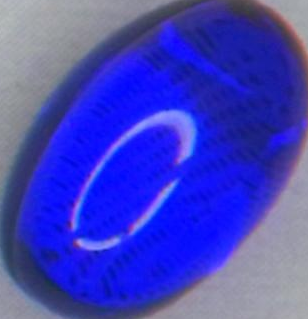
#> input picture notebooks/individual_pills_transparent/pill_1.png, 308 x 319 px, given in place of multiple_pill test.jpg, which was not available
$ jupyter execute image_segmentation.ipynb   (text cells are left out)
#> lines starting #> are read from the running program, lines starting #| are printed output that depends on the picture; after the words box and inside, x2 and y2 are one past the last pixel; in counts of white or black regions, pixels touching at a corner belong together; pictures that were not available may be replaced by others from this repository, and a replacement may not be noted
[cell 1]
import cv2
import os
import numpy as np
import matplotlib.pyplot as plt
from google.colab.patches import cv2_imshow

[cell 2]
img = cv2.imread("/content/multiple_pill test.jpg")
#> img is the input picture: shape (319, 308, 3); mean B, G, R 189.6, 67.4, 66.6
img = cv2.cvtColor(img, cv2.COLOR_BGR2RGB)

plt.figure(figsize=(5,5))
plt.imshow(img)
plt.axis(False)
plt.show()

[cell 3]
hsv = cv2.cvtColor(img, cv2.COLOR_BGR2HSV)
#> hsv: shape (319, 308, 3); mean H, S, V 47.8, 155.8, 189.9
s = hsv[:,:,1]
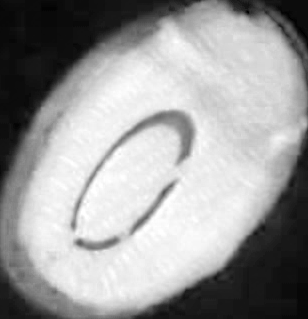
#> s: shape (319, 308); min 0, max 255, mean 155.8
v = hsv[:,:,2]
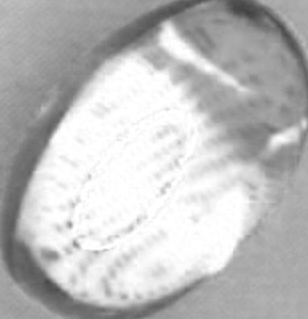
#> v: shape (319, 308); min 62, max 255, mean 189.9

fig,axs = plt.subplots(1,2, figsize=(10,10))
axs[0].imshow(s, cmap="gray")
axs[1].imshow(v, cmap="gray")
axs[0].axis(False)
axs[1].axis(False)
plt.show()
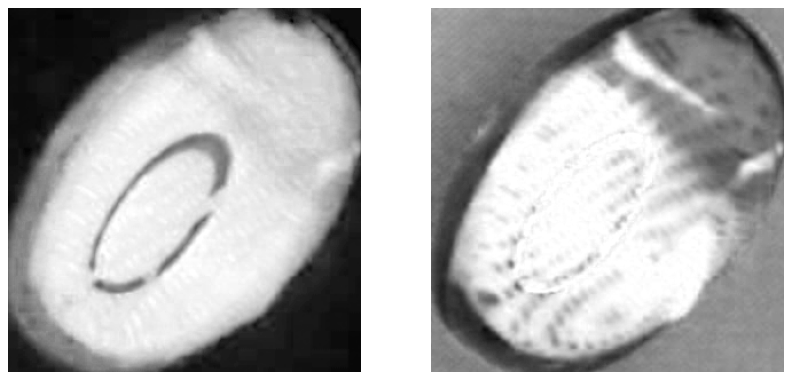
#> figure drawn by matplotlib, 2 panels

[cell 4]
s_blur = cv2.GaussianBlur(s, (5,5), 0)
_, thresh1 = cv2.threshold(s_blur,0,255,cv2.THRESH_BINARY+cv2.THRESH_OTSU)
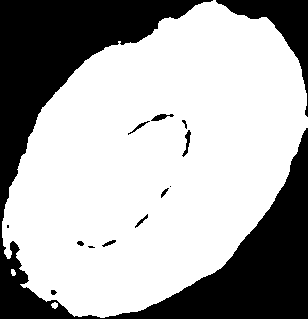
#> thresh1: shape (319, 308); 67.3% white; 14 black regions (3 under 20 px), largest, box (x1, y1, x2, y2) and area: (0, 0, 308, 319) 29074, (216, 0, 308, 117) 2642, (182, 130, 191, 157) 88
thresh2 = cv2.threshold(s_blur, 25, 255, cv2.THRESH_BINARY)[1]
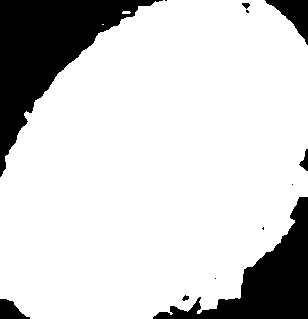
#> thresh2: shape (319, 308); 81.9% white; 12 black regions (5 under 20 px), largest, box (x1, y1, x2, y2) and area: (0, 0, 163, 177) 10120, (153, 197, 308, 319) 6321, (265, 0, 308, 45) 846

thresh = cv2.bitwise_and(thresh1, thresh2)
cv2_imshow(thresh)

[cell 5]
kernel = cv2.getStructuringElement(cv2.MORPH_ELLIPSE, (7,7))
thresh = cv2.morphologyEx(thresh, cv2.MORPH_CLOSE, kernel, iterations=3)
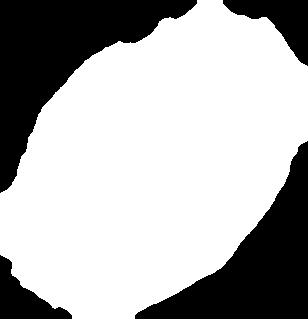
#> thresh: shape (319, 308); 69.1% white; 4 black regions, box (x1, y1, x2, y2) and area: (0, 0, 197, 193) 14066, (135, 141, 308, 319) 11891, (223, 0, 308, 66) 2431, (0, 255, 72, 319) 2013
thresh = cv2.morphologyEx(thresh, cv2.MORPH_OPEN, kernel, iterations=2)
#> thresh: shape (319, 308); 69% white; 4 black regions

fig, axs = plt.subplots(1,2, figsize=(10,10))
axs[0].imshow(s_blur, cmap="gray")
axs[1].imshow(thresh, cmap="gray")
axs[0].axis(False)
axs[1].axis(False)
plt.show()

[cell 6]
contours, _ = cv2.findContours(thresh, cv2.RETR_EXTERNAL, cv2.CHAIN_APPROX_SIMPLE)
#> contours = 1 contour; box (x1, y1, x2, y2) and area: (0, 0, 308, 319) 67384
mask = np.zeros(thresh.shape, dtype=np.uint8)

print(len(contours))
#| 1

[cell 7]
min_area = 300

valid_contours =[]
for cnt in contours:
    area = cv2.contourArea(cnt)
    if area > min_area:
        perimeter = cv2.arcLength(cnt, True)
        if perimeter > 0:
            circularity = 4 * np.pi * area / (perimeter ** 2)
            if circularity > 0.3:
                valid_contours.append(cnt)
                cv2.drawContours(mask, [cnt], -1, 255, thickness=cv2.FILLED)
#> this loop made 1 pass
#> (area, perimeter, circularity) on pass 1: (67384.5, 1043.6, 0.777)
#> after the loop, valid_contours has the same summary as contours
print(len(valid_contours))
#| 1

[cell 8]
kernel_small = cv2.getStructuringElement(cv2.MORPH_ELLIPSE, (5,5))
#> kernel_small = [[0, 0, 1, 0, 0], [1, 1, 1, 1, 1], [1, 1, 1, 1, 1], [1, 1, 1, 1, 1], [0, 0, 1, 0, 0]]
mask = cv2.morphologyEx(mask, cv2.MORPH_CLOSE, kernel_small, iterations=1)
mask = (mask > 0).astype(np.uint8) * 255

plt.figure(figsize=(10,10))
plt.imshow(mask, cmap="gray")
plt.axis(False)
plt.show()

[cell 9]
# os.makedirs("individual_pills_transparent", exist_ok=True)
extracted_pills=[]

for i, cnt in enumerate(valid_contours):
    single_mask = np.zeros(img.shape[:2], dtype=np.uint8)
    cv2.drawContours(single_mask, [cnt], -1, 255, thickness=cv2.FILLED)

    # Convert the RGB 'img' to BGRA directly for cv2.imwrite to save colors correctly
    pill_bgra = cv2.cvtColor(img, cv2.COLOR_RGB2BGRA)
    pill_bgra[:, :, 3] = single_mask

    x, y, w, h = cv2.boundingRect(cnt)
    cropped_pill = pill_bgra[y:y+h, x:x+w]

    transparent_path = f"individual_pills_transparent/pill_{i+1}.png"
    cv2.imwrite(transparent_path, cropped_pill)

    extracted_pills.append(cropped_pill)
    print(f"Pill {i+1} → saved (size: {w}x{h}, area: {int(cv2.contourArea(cnt))} px)")
#> this loop made 1 pass
#| Pill 1 → saved (size: 308x319, area: 67384 px)
#> after the loop, extracted_pills = 1 item

[cell 10]
# Display Results
plt.figure(figsize=(20, 10))

# Show original
plt.subplot(2, 4, 1)
plt.title("Original Image")
plt.imshow(img)
plt.axis('off')

# Show full mask
full_mask = np.zeros(img.shape[:2], dtype=np.uint8)
for cnt in valid_contours:
    cv2.drawContours(full_mask, [cnt], -1, 255, -1)
#> this loop made 1 pass
plt.subplot(2, 4, 2)
plt.title("All Pills Mask")
plt.imshow(full_mask, cmap='gray')
plt.axis('off')
